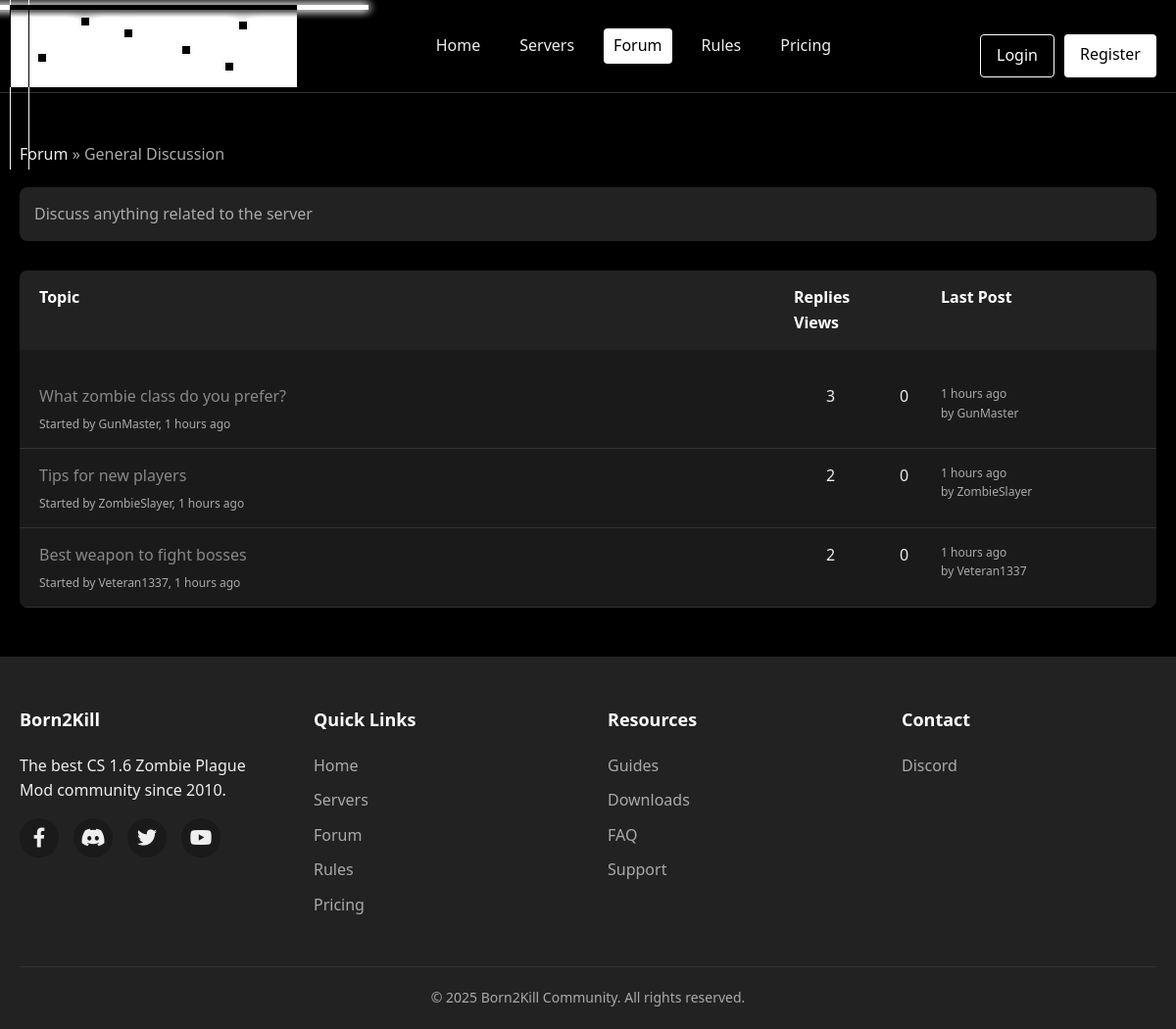
/php/category.php?id=2, run on the app's committed database.
### tables this page shows
CREATE TABLE IF NOT EXISTS forum_categories (
    id INT AUTO_INCREMENT PRIMARY KEY,
    name VARCHAR(100) NOT NULL,
    description TEXT,
    sort_order INT DEFAULT 0
);

CREATE TABLE IF NOT EXISTS forum_topics (
    id INT AUTO_INCREMENT PRIMARY KEY,
    category_id INT NOT NULL,
    user_id INT NOT NULL,
    title VARCHAR(255) NOT NULL,
    created_at TIMESTAMP DEFAULT CURRENT_TIMESTAMP,
    is_pinned TINYINT(1) DEFAULT 0,
    is_locked TINYINT(1) DEFAULT 0,
    views INT DEFAULT 0,
    FOREIGN KEY (category_id) REFERENCES forum_categories(id) ON DELETE CASCADE,
    FOREIGN KEY (user_id) REFERENCES users(id) ON DELETE CASCADE
);

CREATE TABLE IF NOT EXISTS users (
    id INT AUTO_INCREMENT PRIMARY KEY,
    username VARCHAR(50) UNIQUE NOT NULL,
    password VARCHAR(255) NOT NULL,
    email VARCHAR(100) UNIQUE NOT NULL,
    registration_date TIMESTAMP DEFAULT CURRENT_TIMESTAMP,
    last_login TIMESTAMP NULL,
    avatar VARCHAR(255) DEFAULT 'default.jpg',
    is_admin TINYINT(1) DEFAULT 0,
    vip_status VARCHAR(20) DEFAULT 'none',
    vip_expires TIMESTAMP NULL,
    level INT DEFAULT 1,
    points INT DEFAULT 0,
    packs INT DEFAULT 0
);

### php/config.php (called while the page is built, shortened)
<?php
$db_host = "localhost";
$db_name = "";
$db_user = "";
$db_pass = "";
$conn = new mysqli($db_host, $db_user, $db_pass, $db_name);
$conn->set_charset("utf8mb4");
function getCategoryTopics($category_id) {
    global $conn;
    $sql = "SELECT t.*, u.username as author,
           (SELECT COUNT(*) FROM forum_posts WHERE topic_id = t.id) as replies,
           (SELECT MAX(created_at) FROM forum_posts WHERE topic_id = t.id) as last_reply_date,
           (SELECT u2.username FROM forum_posts p JOIN users u2 ON p.user_id = u2.id
            WHERE p.topic_id = t.id ORDER BY p.created_at DESC LIMIT 1) as last_reply_author
           FROM forum_topics t
           JOIN users u ON t.user_id = u.id
           WHERE t.category_id = ?
           ORDER BY t.is_pinned DESC, t.created_at DESC";
    $stmt = $conn->prepare($sql);
    $stmt->bind_param("i", $category_id);
    $stmt->execute();
    $result = $stmt->get_result();
    $topics = [];
    if ($result->num_rows > 0) {
        while ($row = $result->fetch_assoc()) {
            $topics[] = $row;
        }
    }
    return $topics;
}
function formatDate($date) {
    $timestamp = strtotime($date);
    $now = time();
    $diff = $now - $timestamp;
    if ($diff < 60) {
        return 'Just now';
    } elseif ($diff < 3600) {
        return floor($diff / 60) . ' minutes ago';
    } elseif ($diff < 86400) {
        return floor($diff / 3600) . ' hours ago';
    } elseif ($diff < 604800) {
        return floor($diff / 86400) . ' days ago';
    } else {
        return date('M j, Y', $timestamp);
    }
}

### php/category.php (the view, shortened to what this page needs)
<?php
require_once 'config.php';
$category_id = (int)$_GET['id'];
$sql = "SELECT * FROM forum_categories WHERE id = ?";
$stmt = $conn->prepare($sql);
$stmt->bind_param("i", $category_id);
$stmt->execute();
$result = $stmt->get_result();
$category = $result->fetch_assoc();
$topics = getCategoryTopics($category_id);
?>
<!DOCTYPE html>
<html lang="en">
<head>
    <link rel="stylesheet" href="css/style.css">
    <link rel="stylesheet" href="https://cdnjs.cloudflare.com/ajax/libs/font-awesome/6.0.0/css/all.min.css">
</head>
<body>
    <?php include 'includes/header.php'; ?>
    <section class="forum-category">
        <div class="container">
            <div class="category-header">
                <div class="breadcrumb">
                    <a href="forum.php">Forum</a> &raquo;
                    <span><?php echo htmlspecialchars($category['name']); ?></span>
                </div>
            </div>
            <div class="category-description">
                <?php echo htmlspecialchars($category['description']); ?>
            </div>
            <div class="topics-list">
                <?php if (empty($topics)): ?>
                <div class="no-topics">
                    <p>No topics in this category yet. <?php echo isLoggedIn() ? 'Be the first to create one!' : 'Login to create a topic.'; ?></p>
                </div>
                <?php else: ?>
                <div class="topic-header">
                    <div class="topic-title-header">Topic</div>
                    <div class="topic-stats-header">
                        <div>Replies</div>
                        <div>Views</div>
                    </div>
                    <div class="topic-last-post-header">Last Post</div>
                </div>
                <?php foreach ($topics as $topic): ?>
                <div class="topic-row <?php echo $topic['is_pinned'] ? 'pinned' : ''; ?>">
                    <div class="topic-title-col">
                        <a href="topic.php?id=<?php echo $topic['id']; ?>"><?php echo htmlspecialchars($topic['title']); ?></a>
                        <div class="topic-author">
                            Started by <?php echo htmlspecialchars($topic['author']); ?>, <?php echo formatDate($topic['created_at']); ?>
                        </div>
                    </div>
                    <div class="topic-stats">
                        <div><?php echo $topic['replies']; ?></div>
                        <div><?php echo $topic['views']; ?></div>
                    </div>
                    <div class="topic-last-post">
                        <?php if ($topic['last_reply_date']): ?>
                            <div><?php echo formatDate($topic['last_reply_date']); ?></div>
                            <div>by <?php echo htmlspecialchars($topic['last_reply_author']); ?></div>
                        <?php else: ?>
                            <div>No replies yet</div>
                        <?php endif; ?>
                    </div>
                </div>
                <?php endforeach; ?>
                <?php endif; ?>
            </div>
        </div>
    </section>
    <?php include 'includes/footer.php'; ?>
</body>
</html>

### php/css/style.css (style rules this page uses)
:root { --primary: #ffffff; --secondary: #222; --accent: #888; --bg-dark: #000000; --bg-light: #1a1a1a; --text: #eee; --text-muted: #aaa; --border: #333; --success: #5cb85c; --error: #d9534f; }
* { margin: 0; padding: 0; box-sizing: border-box; font-family: 'Segoe UI', Tahoma, Geneva, Verdana, sans-serif; }
body { background-color: var(--bg-dark); color: var(--text); line-height: 1.6; }
a { color: var(--accent); text-decoration: none; transition: all 0.3s ease; }
.container { width: 100%; max-width: 1200px; margin: 0 auto; padding: 0 20px; }
.topic-author { display: flex; align-items: center; gap: 5px; }
.forum-category { padding: 50px 0; background-color: var(--bg-dark); }
.category-header { display: flex; justify-content: space-between; align-items: center; margin-bottom: 20px; }
.breadcrumb { font-size: 16px; color: var(--text-muted); }
.breadcrumb a { color: var(--text); }
.category-description { margin-bottom: 30px; padding: 15px; background-color: var(--secondary); border-radius: 8px; color: var(--text-muted); }
.topics-list { background-color: var(--bg-light); border-radius: 8px; overflow: hidden; }
.topic-header { display: grid; grid-template-columns: 1fr 150px 200px; padding: 15px 20px; background-color: var(--secondary); font-weight: 600; color: var(--primary); }
.topic-row { display: grid; grid-template-columns: 1fr 150px 200px; padding: 15px 20px; border-bottom: 1px solid var(--border); transition: background-color 0.3s ease; }
.topic-title-col { display: flex; flex-direction: column; }
.topic-author { font-size: 12px; color: var(--text-muted); margin-top: 5px; }
.topic-stats { display: grid; grid-template-columns: 1fr 1fr; text-align: center; }
.topic-last-post { font-size: 12px; color: var(--text-muted); }
.topic-header { margin-bottom: 20px; }

### data on the page
forum_categories: name "General Discussion", description "Discuss anything related to the server"
forum_topics: title "What zombie class do you prefer?", user.username "GunMaster", created_at "1 hours ago", replies "3", views "0", last_reply_date "1 hours ago", last_reply_author "GunMaster"
forum_topics: title "Tips for new players", user.username "ZombieSlayer", created_at "1 hours ago", replies "2", views "0", last_reply_date "1 hours ago", last_reply_author "ZombieSlayer"
forum_topics: title "Best weapon to fight bosses", user.username "Veteran1337", created_at "1 hours ago", replies "2", views "0", last_reply_date "1 hours ago", last_reply_author "Veteran1337"
